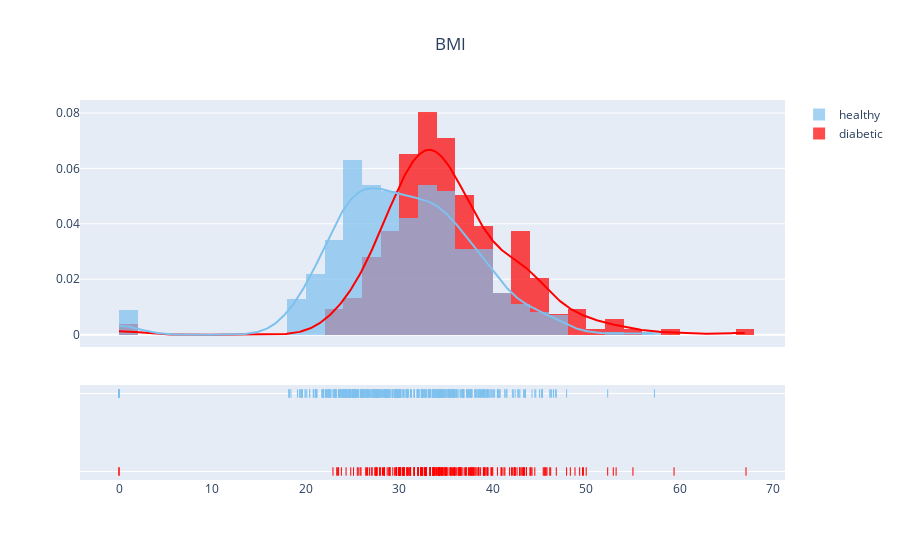

The notebook cell this image was saved under:
### Markdown cell above
### BMI distribution

### Code cell
plot_distribution('BMI', 0)

### Figure 1 — Plotly figure (JSON) as saved in the notebook; plotly's stock layout.template omitted (floating-point values rounded to 4 significant figures; data arrays with more than 128 entries replaced by an {"elided": "..."} marker saying what was removed)
{"data": [{"autobinx": false, "histnorm": "probability density", "legendgroup": "diabetic", "marker": {"color": "red"}, "name": "diabetic", "opacity": 0.7, "type": "histogram", "x": {"elided": "268 float values"}, "xaxis": "x", "xbins": {"end": 67.1, "size": 0, "start": 0}, "yaxis": "y"}, {"autobinx": false, "histnorm": "probability density", "legendgroup": "healthy", "marker": {"color": "#7EC0EE"}, "name": "healthy", "opacity": 0.7, "type": "histogram", "x": {"elided": "500 float values"}, "xaxis": "x", "xbins": {"end": 57.3, "size": 0, "start": 0}, "yaxis": "y"}, {"legendgroup": "diabetic", "marker": {"color": "red"}, "mode": "lines", "name": "diabetic", "showlegend": false, "type": "scatter", "x": {"elided": "500 float values"}, "xaxis": "x", "y": {"elided": "500 float values"}, "yaxis": "y"}, {"legendgroup": "healthy", "marker": {"color": "#7EC0EE"}, "mode": "lines", "name": "healthy", "showlegend": false, "type": "scatter", "x": {"elided": "500 float values"}, "xaxis": "x", "y": {"elided": "500 float values"}, "yaxis": "y"}, {"legendgroup": "diabetic", "marker": {"color": "red", "symbol": "line-ns-open"}, "mode": "markers", "name": "diabetic", "showlegend": false, "type": "scatter", "x": {"elided": "268 float values"}, "xaxis": "x", "y": {"elided": "268 str values"}, "yaxis": "y2"}, {"legendgroup": "healthy", "marker": {"color": "#7EC0EE", "symbol": "line-ns-open"}, "mode": "markers", "name": "healthy", "showlegend": false, "type": "scatter", "x": {"elided": "500 float values"}, "xaxis": "x", "y": {"elided": "500 str values"}, "yaxis": "y2"}], "layout": {"barmode": "overlay", "hovermode": "closest", "legend": {"traceorder": "reversed"}, "title": {"text": "BMI", "x": 0.5}, "xaxis": {"anchor": "y2", "domain": [0, 1], "zeroline": false}, "yaxis": {"anchor": "free", "domain": [0.35, 1], "position": 0}, "yaxis2": {"anchor": "x", "domain": [0, 0.25], "dtick": 1, "showticklabels": false}}}
